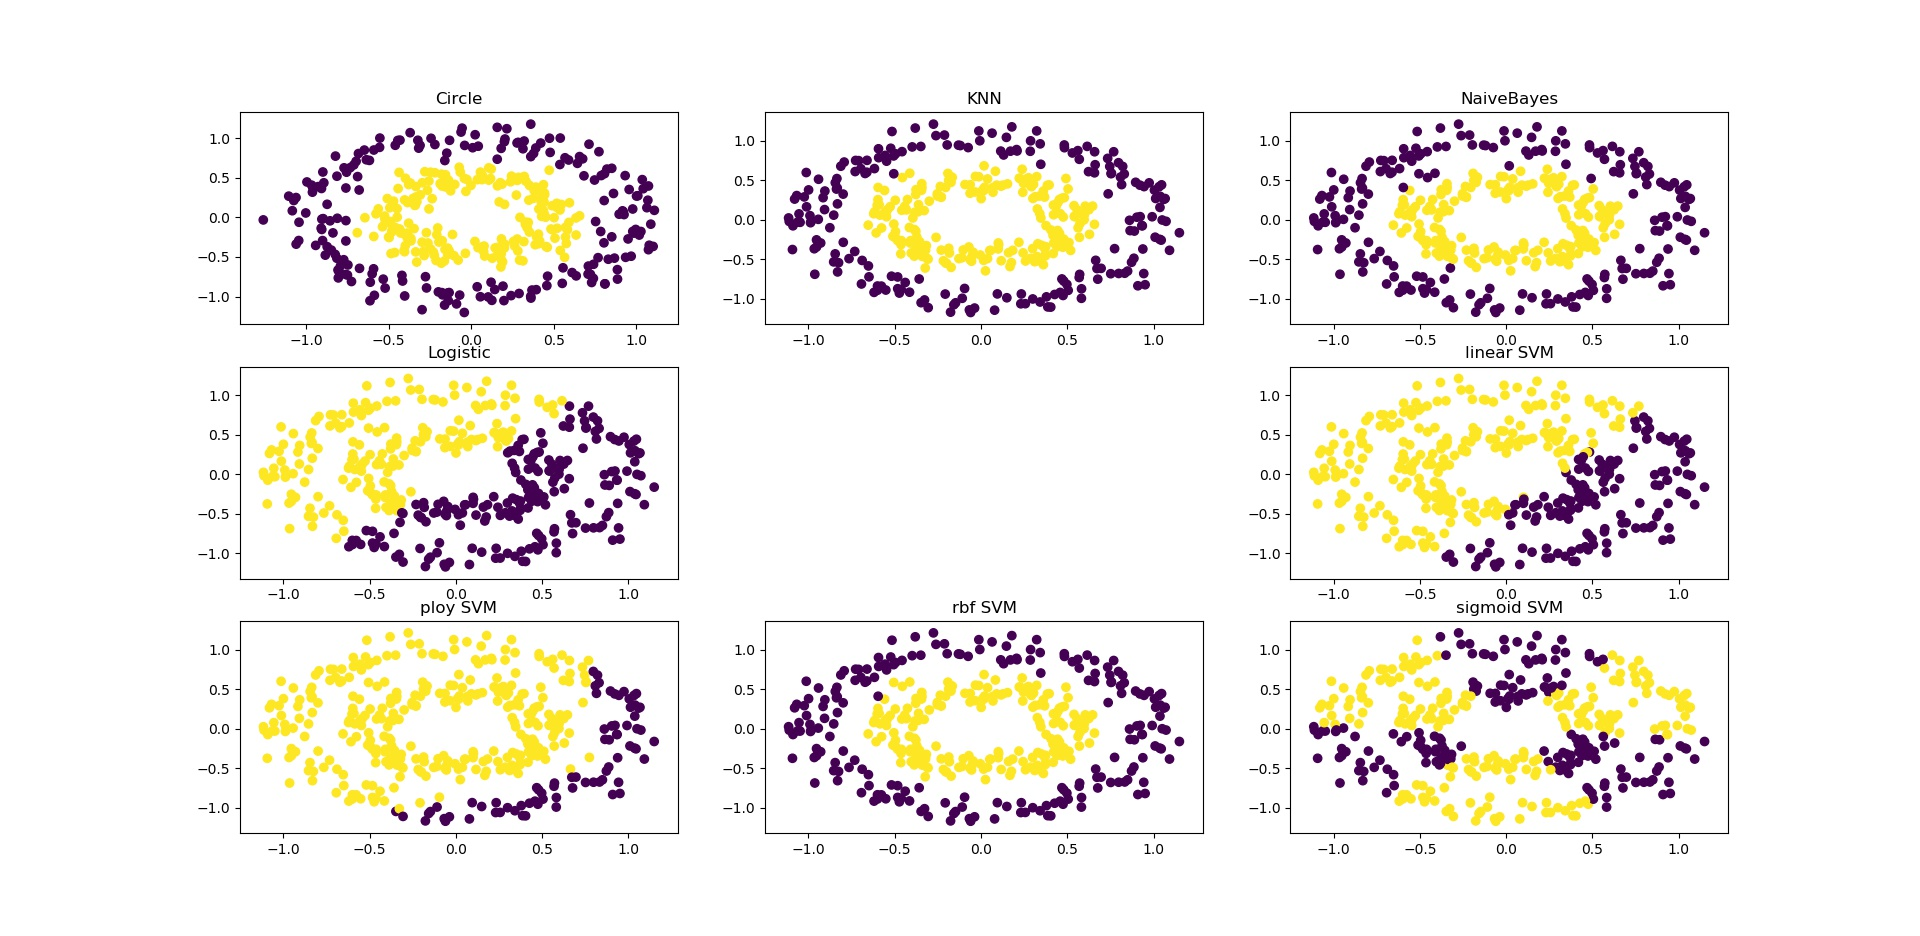

Here is the Python script that generated this plot:
from sklearn.datasets import make_circles
from sklearn.neighbors import KNeighborsClassifier
from sklearn import naive_bayes, svm
from sklearn.linear_model import LogisticRegression, LinearRegression
import matplotlib.pyplot as plt
import clustering_performance

fig = plt.figure()

X_train, y_train = make_circles(n_samples=400, factor=0.5, noise=0.1)
X_test, y_test = make_circles(n_samples=400, factor=0.5, noise=0.1)


# 原图
plt.subplot(331)
plt.title('Circle')
plt.scatter(X_train[:, 0], X_train[:, 1], marker='o', c=y_train)

# KNN
plt.subplot(332)
plt.title('KNN')
knn = KNeighborsClassifier(n_neighbors=30)
knn.fit(X_train, y_train)
y_predict_knn = knn.predict(X_test)
print('KNN: %.3f' % clustering_performance.clusteringMetrics(y_test, y_predict_knn))

plt.scatter(X_test[:, 0], X_test[:, 1], marker='o', c=y_predict_knn)

# NaiveBayes
plt.subplot(333)
plt.title('NaiveBayes')

bayes = naive_bayes.GaussianNB()
bayes.fit(X_train, y_train)
y_predict_bayes = bayes.predict(X_test)
print('NaiveBayes: %.3f' % clustering_performance.clusteringMetrics(y_test, y_predict_bayes))

plt.scatter(X_test[:, 0], X_test[:, 1], marker='o', c=y_predict_bayes)

# Logistic
plt.subplot(334)
plt.title('Logistic')

logistic = LogisticRegression(max_iter=500, solver='liblinear')
logistic.fit(X_train, y_train)
y_predict_logistic = logistic.predict(X_test)
print('Logistic: %.3f' % clustering_performance.clusteringMetrics(y_test, y_predict_logistic))

plt.scatter(X_test[:, 0], X_test[:, 1], marker='o', c=y_predict_logistic)

plt.subplot(336)
plt.title('linear SVM')

# (kernel) It must be one of 'linear', 'poly', 'rbf', 'sigmoid', 'precomputed' or a callable
clf = svm.SVC(C=2, kernel='linear', gamma=10, decision_function_shape='ovr')
clf.fit(X_train, y_train)
y_predict_svm = clf.predict(X_test)
print('linear SVM: %.3f' % clustering_performance.clusteringMetrics(y_test, y_predict_svm))

plt.scatter(X_test[:, 0], X_test[:, 1], marker='o', c=y_predict_svm)

plt.subplot(337)
plt.title('ploy SVM')

# (kernel) It must be one of 'linear', 'poly', 'rbf', 'sigmoid', 'precomputed' or a callable
clf = svm.SVC(C=2, kernel='poly', gamma=10, decision_function_shape='ovr')
clf.fit(X_train, y_train)
y_predict_svm = clf.predict(X_test)
print('ploy SVM: %.3f' % clustering_performance.clusteringMetrics(y_test, y_predict_svm))
plt.scatter(X_test[:, 0], X_test[:, 1], marker='o', c=y_predict_svm)

plt.subplot(338)
plt.title('rbf SVM')
# (kernel) It must be one of 'linear', 'poly', 'rbf', 'sigmoid', 'precomputed' or a callable
clf = svm.SVC(C=2, kernel='rbf', gamma=10, decision_function_shape='ovr')
clf.fit(X_train, y_train)
y_predict_svm = clf.predict(X_test)
print('rbf SVM: %.3f' % clustering_performance.clusteringMetrics(y_test, y_predict_svm))
plt.scatter(X_test[:, 0], X_test[:, 1], marker='o', c=y_predict_svm)

plt.subplot(339)
plt.title('sigmoid SVM')
# (kernel) It must be one of 'linear', 'poly', 'rbf', 'sigmoid', 'precomputed' or a callable
clf = svm.SVC(C=2, kernel='sigmoid', gamma=10, decision_function_shape='ovr')
clf.fit(X_train, y_train)
y_predict_svm = clf.predict(X_test)
print('sigmoid SVM: %.3f' % clustering_performance.clusteringMetrics(y_test, y_predict_svm))
plt.scatter(X_test[:, 0], X_test[:, 1], marker='o', c=y_predict_svm)

# plt.subplot(339)
# plt.title('precomputed SVM')
# # (kernel) It must be one of 'linear', 'poly', 'rbf', 'sigmoid', 'precomputed' or a callable
# clf = svm.SVC(C=2, kernel='precomputed', gamma=10, decision_function_shape='ovr')
# clf.fit(X_train, y_train)
# y_predict_svm = clf.predict(X_test)
# print('precomputed SVM: %.3f' % clustering_performance.clusteringMetrics(y_test, y_predict_svm))
# plt.scatter(X_test[:, 0], X_test[:, 1], marker='o', c=y_predict_svm)

plt.show()
